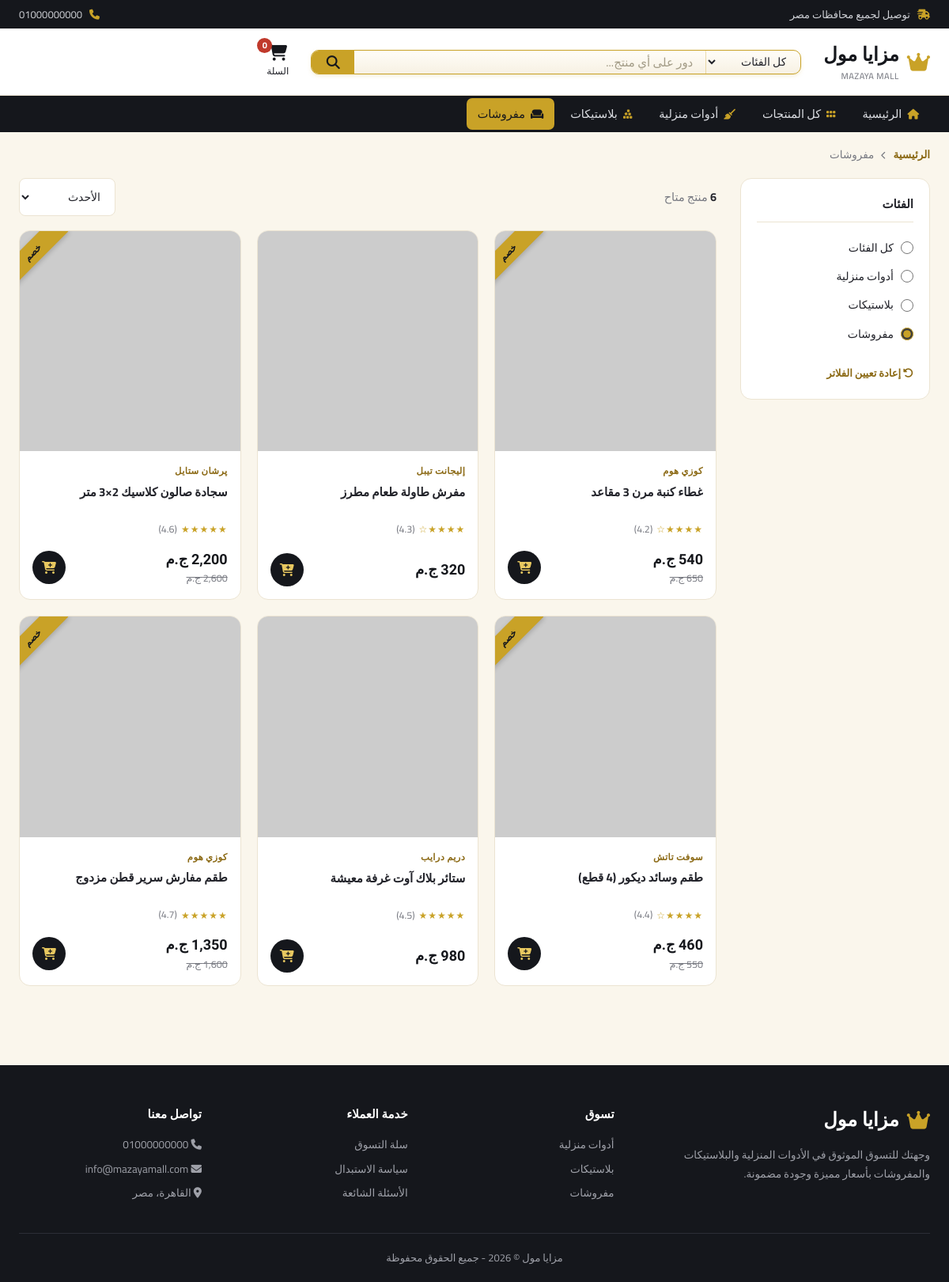
/products.php?category=furnishings, run on the app's committed database.
### tables this page shows
CREATE TABLE IF NOT EXISTS `categories` (
    `id` INT AUTO_INCREMENT PRIMARY KEY,
    `name` VARCHAR(100) NOT NULL,
    `slug` VARCHAR(50) NOT NULL UNIQUE,
    `cover` VARCHAR(500) NOT NULL,
    `description` VARCHAR(255),
    `created_at` TIMESTAMP DEFAULT CURRENT_TIMESTAMP,
    INDEX `idx_slug` (`slug`)
);

CREATE TABLE IF NOT EXISTS `products` (
    `id` INT AUTO_INCREMENT PRIMARY KEY,
    `category_id` INT NOT NULL,
    `name` VARCHAR(255) NOT NULL,
    `price` DECIMAL(10,2) NOT NULL,
    `old_price` DECIMAL(10,2) DEFAULT NULL,
    `brand` VARCHAR(100) NOT NULL,
    `image` VARCHAR(500) NOT NULL,
    `description` TEXT,
    `rating` DECIMAL(2,1) DEFAULT 4.5,
    `stock` INT DEFAULT 50,
    `created_at` TIMESTAMP DEFAULT CURRENT_TIMESTAMP,
    FOREIGN KEY (`category_id`) REFERENCES `categories`(`id`) ON DELETE CASCADE,
    INDEX `idx_category` (`category_id`),
    INDEX `idx_name` (`name`)
);

### config/helpers.php (called while the page is built, shortened)
<?php
function category_icon($slug){
    $icons = [
        'household' => 'fa-solid fa-broom',
        'plastics'  => 'fa-solid fa-cubes-stacked',
        'furnishings' => 'fa-solid fa-couch',
    ];
    return $icons[$slug] ?? 'fa-solid fa-tag';
}
function format_price($price){
    return number_format($price, 0, '', ',') . ' ج.م';
}
function star_rating($rating){
    $rating = round($rating);
    $html = '';
    for($i = 1; $i <= 5; $i++){
        $html .= $i <= $rating ? '★' : '☆';
    }
    return $html;
}
function get_product_image($image){
    if (filter_var($image, FILTER_VALIDATE_URL)) {
        return $image;
    }
    return 'uploads/' . $image;
}
?>

### products.php (the view, shortened to what this page needs)
<?php
include 'config/db.php';
include 'config/helpers.php';
$categories = $conn->query("SELECT * FROM categories ORDER BY id ASC")->fetch_all(MYSQLI_ASSOC);
$q = trim($_GET['q'] ?? '');
$category = trim($_GET['category'] ?? '');
$sort = trim($_GET['sort'] ?? 'newest');
$where = [];
$params = [];
$types = '';
$current_cat = null;
if($category !== ''){
    foreach($categories as $c){ if($c['slug'] === $category) $current_cat = $c; }
    if($current_cat){
        $where[] = "p.category_id = ?";
        $params[] = $current_cat['id'];
        $types .= 'i';
    }
}
$order_by = "p.id DESC";
$sql = "SELECT p.*, c.slug as cat_slug, c.name as cat_name FROM products p JOIN categories c ON p.category_id = c.id";
if($where) $sql .= " WHERE " . implode(' AND ', $where);
$sql .= " ORDER BY $order_by";
$stmt = $conn->prepare($sql);
if($params) $stmt->bind_param($types, ...$params);
$stmt->execute();
$products = $stmt->get_result()->fetch_all(MYSQLI_ASSOC);
$active_page = 'products';
$page_title = $current_cat ? $current_cat['name'] : ($q !== '' ? 'نتائج البحث عن "' . $q . '"' : 'كل المنتجات');
?>
<!DOCTYPE html>
<html lang="ar" dir="rtl">
<head>
    <link rel="stylesheet" href="assets/css/style.css">
    <link rel="stylesheet" href="https://cdnjs.cloudflare.com/ajax/libs/font-awesome/6.4.0/css/all.min.css">
</head>
<body>
    <?php include 'includes/header.php'; ?>
    <div class="container">
        <div class="breadcrumb">
            <a href="index.php">الرئيسية</a> <i class="fa-solid fa-chevron-left"></i> <?php echo htmlspecialchars($page_title); ?>
        </div>
    </div>
    <div class="container">
        <div class="catalog-layout">
            <aside class="filters-box">
                <h4>الفئات</h4>
                <div class="filter-group">
                    <label>
                        <input type="radio" name="cat_filter" onclick="location.href='products.php<?php echo $q ? '?q='.urlencode($q) : ''; ?>'" <?php echo $category==='' ? 'checked':''; ?>>
                        كل الفئات
                    </label>
                    <?php foreach($categories as $cat): ?>
                    <label>
                        <input type="radio" name="cat_filter" onclick="location.href='products.php?category=<?php echo $cat['slug']; ?><?php echo $q ? '&q='.urlencode($q) : ''; ?>'" <?php echo $category===$cat['slug'] ? 'checked':''; ?>>
                        <?php echo htmlspecialchars($cat['name']); ?>
                    </label>
                    <?php endforeach; ?>
                </div>
                <?php if($q !== '' || $category !== ''): ?>
                <a href="products.php" class="filter-clear"><i class="fa-solid fa-rotate-left"></i> إعادة تعيين الفلاتر</a>
                <?php endif; ?>
            </aside>
            <div>
                <div class="catalog-toolbar">
                    <span class="results-count"><b><?php echo count($products); ?></b> منتج متاح</span>
                    <form method="get" onchange="this.submit()">
                        <select name="sort" class="sort-select">
                            <option value="newest" <?php echo $sort==='newest'?'selected':''; ?>>الأحدث</option>
                        </select>
                    </form>
                </div>
                <?php if(empty($products)): ?>
                <div class="empty-state">
                    <i class="fa-solid fa-magnifying-glass"></i>
                    <p>لم نجد منتجات مطابقة</p>
                    <span>حاول تغيير كلمة البحث أو الفئة</span>
                    <a href="products.php" class="btn-gold">عرض كل المنتجات</a>
                </div>
                <?php else: ?>
                <div class="catalog-grid">
                    <?php foreach($products as $product): ?>
                    <div class="product-card">
                        <?php if($product['old_price']): ?><div class="ribbon">خصم</div><?php endif; ?>
                        <a href="product.php?id=<?php echo $product['id']; ?>" class="product-image">
                            <img src="<?php echo htmlspecialchars(get_product_image($product['image'])); ?>" alt="<?php echo htmlspecialchars($product['name']); ?>" onerror="this.src='assets/images/placeholder.png'">
                        </a>
                        <div class="product-info">
                            <span class="product-brand"><?php echo htmlspecialchars($product['brand']); ?></span>
                            <a href="product.php?id=<?php echo $product['id']; ?>"><h3><?php echo htmlspecialchars($product['name']); ?></h3></a>
                            <div class="product-rating"><span class="stars"><?php echo star_rating($product['rating']); ?></span> (<?php echo $product['rating']; ?>)</div>
                            <div class="product-footer">
                                <div class="price-block">
                                    <span class="product-price"><?php echo format_price($product['price']); ?></span>
                                    <?php if($product['old_price']): ?><span class="product-price-old"><?php echo format_price($product['old_price']); ?></span><?php endif; ?>
                                </div>
                                <button class="btn-add-cart" onclick="addToCart(<?php echo $product['id']; ?>, '<?php echo addslashes($product['name']); ?>', <?php echo $product['price']; ?>, '<?php echo addslashes(get_product_image($product['image'])); ?>')">
                                    <i class="fa-solid fa-cart-plus"></i>
                                </button>
                            </div>
                        </div>
                    </div>
                    <?php endforeach; ?>
                </div>
                <?php endif; ?>
            </div>
        </div>
    </div>
    <?php include 'includes/footer.php'; ?>
</body>
</html>

### includes/header.php (shortened to what this page needs)
<?php
$categories = $categories ?? [];
?>
<div class="topbar">
    <div class="container">
        <span><i class="fa-solid fa-truck-fast"></i> توصيل لجميع محافظات مصر</span>
        <div class="topbar-links">
            <a href="tel:01000000000"><i class="fa-solid fa-phone"></i> 01000000000</a>
        </div>
    </div>
</div>
<header class="header">
    <div class="container">
        <a href="index.php" class="logo">
            <i class="fas fa-crown"></i>
            <span>مزايا مول<small>MAZAYA MALL</small></span>
        </a>
        <form class="search-card" action="products.php" method="get">
            <select name="category">
                <option value="">كل الفئات</option>
            </select>
            <input type="text" name="q" placeholder="دور على أي منتج..." value="<?php echo htmlspecialchars($_GET['q'] ?? ''); ?>">
            <button type="submit"><i class="fa-solid fa-magnifying-glass"></i></button>
        </form>
        <div class="header-actions">
            <a href="cart.php">
                <i class="fa-solid fa-cart-shopping"></i>
                السلة
                <span class="cart-count" id="cartCount">0</span>
            </a>
        </div>
    </div>
</header>
<nav class="catnav">
    <div class="container">
        <a href="index.php" class="<?php echo ($active_page ?? '') === 'home' ? 'active' : ''; ?>"><i class="fa-solid fa-house"></i> الرئيسية</a>
        <a href="products.php" class="<?php echo (($active_page ?? '') === 'products' && empty($_GET['category'])) ? 'active' : ''; ?>"><i class="fa-solid fa-grip"></i> كل المنتجات</a>
        <?php foreach($categories as $cat): ?>
        <a href="products.php?category=<?php echo $cat['slug']; ?>" class="<?php echo (($_GET['category'] ?? '') === $cat['slug']) ? 'active' : ''; ?>">
            <i class="<?php echo category_icon($cat['slug']); ?>"></i> <?php echo htmlspecialchars($cat['name']); ?>
        </a>
        <?php endforeach; ?>
    </div>
</nav>

### data on the page
categories: name "أدوات منزلية", slug "☐ أدوات منزلية"
categories: name "بلاستيكات", slug "☐ بلاستيكات"
categories: name "مفروشات", slug "☑ مفروشات"
products: shows "خصم", brand "كوزي هوم", name "غطاء كنبة مرن 3 مقاعد", rating "★★★★☆", rating "4.2", price "540 ج.م", old_price "650 ج.م"
products: brand "إليجانت تيبل", name "مفرش طاولة طعام مطرز", rating "★★★★☆", rating "4.3", price "320 ج.م"
products: shows "خصم", brand "پرشان ستايل", name "سجادة صالون كلاسيك 2×3 متر", rating "★★★★★", rating "4.6", price "2,200 ج.م", old_price "2,600 ج.م"
products: shows "خصم", brand "سوفت تاتش", name "طقم وسائد ديكور (4 قطع)", rating "★★★★☆", rating "4.4", price "460 ج.م", old_price "550 ج.م"
products: brand "دريم درايب", name "ستائر بلاك آوت غرفة معيشة", rating "★★★★★", rating "4.5", price "980 ج.م"
products: shows "خصم", brand "كوزي هوم", name "طقم مفارش سرير قطن مزدوج", rating "★★★★★", rating "4.7", price "1,350 ج.م", old_price "1,600 ج.م"

### other printed values
count($products) "6"
